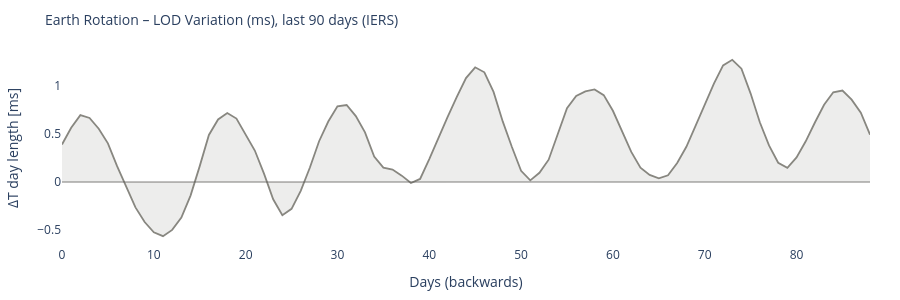

Notebook cell for this chart:
### Code cell
# ============================================================
# EARTH ROTATION – LOD variation (if IERS available)
# ============================================================

lod_col = None
if df_iers is not None:
    lod_col = next((c for c in df_iers.columns if 'lod' in c), None)

if df_iers is not None and lod_col:
    fig = go.Figure()
    fig.add_trace(go.Scatter(
        y=df_iers[lod_col].values,
        mode='lines',
        line=dict(color='#888780', width=1.8),
        fill='tozeroy', fillcolor='rgba(136,135,128,0.15)',
        name='LOD'
    ))
    fig.add_hline(y=0, line_color='#5F5E5A', line_width=0.8)
    fig.update_layout(
        title=dict(text='Earth Rotation – LOD Variation (ms), last 90 days (IERS)', font=dict(size=14)),
        xaxis_title='Days (backwards)', yaxis_title='ΔT day length [ms]',
        height=300,
        plot_bgcolor='rgba(0,0,0,0)', paper_bgcolor='rgba(0,0,0,0)',
        margin=dict(l=60, r=30, t=50, b=40)
    )
    fig.show()
else:
    print('IERS LOD data unavailable or column not found.')
    print('Reference: nominal day length =', CONSTANTS['sidereal_day_s'], 's')

### Figure 1 — Plotly figure (JSON) as saved in the notebook; plotly's stock layout.template omitted (floating-point values rounded to 4 significant figures)
{"data": [{"fill": "tozeroy", "fillcolor": "rgba(136,135,128,0.15)", "line": {"color": "#888780", "width": 1.8}, "mode": "lines", "name": "LOD", "type": "scatter", "y": [0.3906, 0.5646, 0.6956, 0.6656, 0.5544, 0.4019, 0.1646, -0.0535, -0.2634, -0.4159, -0.5221, -0.5631, -0.4977, -0.3698, -0.1412, 0.1655, 0.4896, 0.6504, 0.7179, 0.66, 0.4974, 0.3275, 0.0872, -0.179, -0.3459, -0.2788, -0.0917, 0.1513, 0.4241, 0.629, 0.7879, 0.8008, 0.6856, 0.5166, 0.2642, 0.1493, 0.1301, 0.0665, -0.0102, 0.0321, 0.2384, 0.4631, 0.6777, 0.8847, 1.081, 1.192, 1.141, 0.9364, 0.6301, 0.3637, 0.1169, 0.0177, 0.0962, 0.2321, 0.5029, 0.7673, 0.8936, 0.9422, 0.963, 0.9031, 0.7409, 0.5344, 0.3133, 0.1488, 0.0739, 0.0393, 0.0705, 0.1981, 0.3662, 0.5837, 0.8048, 1.023, 1.212, 1.271, 1.178, 0.9192, 0.6209, 0.3809, 0.2006, 0.1482, 0.2553, 0.4236, 0.6186, 0.8028, 0.9334, 0.9507, 0.8562, 0.7205, 0.4924]}], "layout": {"height": 300, "margin": {"b": 40, "l": 60, "r": 30, "t": 50}, "paper_bgcolor": "rgba(0,0,0,0)", "plot_bgcolor": "rgba(0,0,0,0)", "shapes": [{"line": {"color": "#5F5E5A", "width": 0.8}, "type": "line", "x0": 0, "x1": 1, "xref": "x domain", "y0": 0, "y1": 0, "yref": "y"}], "title": {"font": {"size": 14}, "text": "Earth Rotation – LOD Variation (ms), last 90 days (IERS)"}, "xaxis": {"title": {"text": "Days (backwards)"}}, "yaxis": {"title": {"text": "ΔT day length [ms]"}}}}
